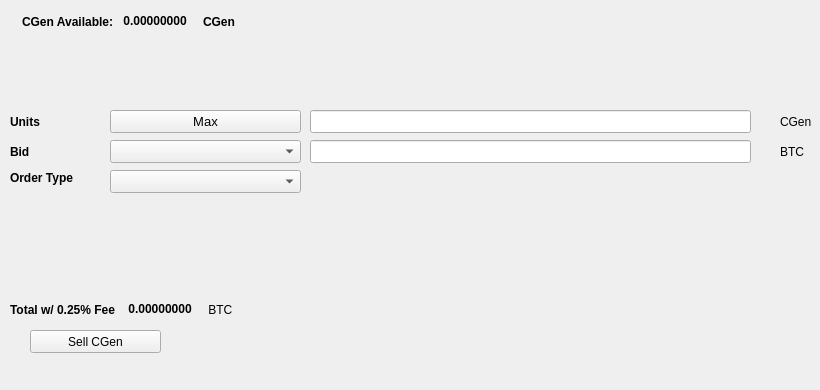
   <widget class="QWidget" name="SellTab">
    <attribute name="title">
     <string>Sell</string>
    </attribute>
    <widget class="QLabel" name="label_16">
     <property name="geometry">
      <rect>
       <x>780</x>
       <y>140</y>
       <width>31</width>
       <height>23</height>
      </rect>
     </property>
     <property name="text">
      <string>BTC</string>
     </property>
    </widget>
    <widget class="QComboBox" name="SellBidcomboBox">
     <property name="geometry">
      <rect>
       <x>110</x>
       <y>140</y>
       <width>191</width>
       <height>23</height>
      </rect>
     </property>
     <property name="font">
      <font>
       <pointsize>10</pointsize>
      </font>
     </property>
    </widget>
    <widget class="QLabel" name="label_18">
     <property name="geometry">
      <rect>
       <x>10</x>
       <y>110</y>
       <width>46</width>
       <height>23</height>
      </rect>
     </property>
     <property name="font">
      <font>
       <weight>75</weight>
       <bold>true</bold>
      </font>
     </property>
     <property name="text">
      <string>Units</string>
     </property>
    </widget>
    <widget class="QPushButton" name="Sell_Max_Amount">
     <property name="geometry">
      <rect>
       <x>110</x>
       <y>110</y>
       <width>191</width>
       <height>23</height>
      </rect>
     </property>
     <property name="font">
      <font>
       <pointsize>10</pointsize>
      </font>
     </property>
     <property name="text">
      <string>Max</string>
     </property>
    </widget>
    <widget class="QLabel" name="label_20">
     <property name="geometry">
      <rect>
       <x>10</x>
       <y>170</y>
       <width>91</width>
       <height>16</height>
      </rect>
     </property>
     <property name="font">
      <font>
       <weight>75</weight>
       <bold>true</bold>
      </font>
     </property>
     <property name="text">
      <string>Order Type</string>
     </property>
    </widget>
    <widget class="QComboBox" name="SellOrdertypeCombo">
     <property name="geometry">
      <rect>
       <x>110</x>
       <y>170</y>
       <width>191</width>
       <height>23</height>
      </rect>
     </property>
     <property name="font">
      <font>
       <pointsize>10</pointsize>
      </font>
     </property>
    </widget>
    <widget class="QLabel" name="label_21">
     <property name="geometry">
      <rect>
       <x>10</x>
       <y>140</y>
       <width>46</width>
       <height>23</height>
      </rect>
     </property>
     <property name="font">
      <font>
       <weight>75</weight>
       <bold>true</bold>
      </font>
     </property>
     <property name="text">
      <string>Bid</string>
     </property>
    </widget>
    <widget class="QLabel" name="label_22">
     <property name="geometry">
      <rect>
       <x>780</x>
       <y>110</y>
       <width>31</width>
       <height>23</height>
      </rect>
     </property>
     <property name="text">
      <string>CGen</string>
     </property>
    </widget>
    <widget class="QLineEdit" name="UnitsInputCGen">
     <property name="geometry">
      <rect>
       <x>310</x>
       <y>110</y>
       <width>441</width>
       <height>23</height>
      </rect>
     </property>
     <property name="font">
      <font>
       <pointsize>9</pointsize>
       <weight>75</weight>
       <bold>true</bold>
      </font>
     </property>
    </widget>
    <widget class="QLineEdit" name="SellBidPriceEdit">
     <property name="geometry">
      <rect>
       <x>310</x>
       <y>140</y>
       <width>441</width>
       <height>23</height>
      </rect>
     </property>
     <property name="font">
      <font>
       <pointsize>9</pointsize>
       <weight>75</weight>
       <bold>true</bold>
      </font>
     </property>
    </widget>
    <widget class="QPushButton" name="SellCGenBTN">
     <property name="geometry">
      <rect>
       <x>30</x>
       <y>330</y>
       <width>131</width>
       <height>23</height>
      </rect>
     </property>
     <property name="text">
      <string>Sell CGen</string>
     </property>
     <property name="icon">
      <iconset resource="../cgen">
       <normaloff>:/icons/bitcoin</normaloff>:/icons/bitcoin</iconset>
     </property>
    </widget>
    <widget class="QWidget" name="layoutWidget3">
     <property name="geometry">
      <rect>
       <x>22</x>
       <y>12</y>
       <width>258</width>
       <height>19</height>
      </rect>
     </property>
     <layout class="QHBoxLayout" name="horizontalLayout">
      <item>
       <widget class="QLabel" name="label232_2">
        <property name="font">
         <font>
          <weight>75</weight>
          <bold>true</bold>
         </font>
        </property>
        <property name="text">
         <string>CGen Available:</string>
        </property>
       </widget>
      </item>
      <item>
       <widget class="QLabel" name="CGenAvailableLabel">
        <property name="palette">
         <palette>
          <active>
           <colorrole role="WindowText">
            <brush brushstyle="SolidPattern">
             <color alpha="255">
              <red>0</red>
              <green>0</green>
              <blue>0</blue>
             </color>
            </brush>
           </colorrole>
           <colorrole role="Button">
            <brush brushstyle="SolidPattern">
             <color alpha="255">
              <red>0</red>
              <green>170</green>
              <blue>0</blue>
             </color>
            </brush>
           </colorrole>
           <colorrole role="Light">
            <brush brushstyle="SolidPattern">
             <color alpha="255">
              <red>0</red>
              <green>255</green>
              <blue>0</blue>
             </color>
            </brush>
           </colorrole>
           <colorrole role="Midlight">
            <brush brushstyle="SolidPattern">
             <color alpha="255">
              <red>0</red>
              <green>212</green>
              <blue>0</blue>
             </color>
            </brush>
           </colorrole>
           <colorrole role="Dark">
            <brush brushstyle="SolidPattern">
             <color alpha="255">
              <red>0</red>
              <green>85</green>
              <blue>0</blue>
             </color>
            </brush>
           </colorrole>
           <colorrole role="Mid">
            <brush brushstyle="SolidPattern">
             <color alpha="255">
              <red>0</red>
              <green>113</green>
              <blue>0</blue>
             </color>
            </brush>
           </colorrole>
           <colorrole role="Text">
            <brush brushstyle="SolidPattern">
             <color alpha="255">
              <red>0</red>
              <green>170</green>
              <blue>0</blue>
             </color>
            </brush>
           </colorrole>
           <colorrole role="BrightText">
            <brush brushstyle="SolidPattern">
             <color alpha="255">
              <red>255</red>
              <green>255</green>
              <blue>255</blue>
             </color>
            </brush>
           </colorrole>
           <colorrole role="ButtonText">
            <brush brushstyle="SolidPattern">
             <color alpha="255">
              <red>0</red>
              <green>0</green>
              <blue>0</blue>
             </color>
            </brush>
           </colorrole>
           <colorrole role="Base">
            <brush brushstyle="SolidPattern">
             <color alpha="255">
              <red>255</red>
              <green>255</green>
              <blue>255</blue>
             </color>
            </brush>
           </colorrole>
           <colorrole role="Window">
            <brush brushstyle="SolidPattern">
             <color alpha="255">
              <red>0</red>
              <green>170</green>
              <blue>0</blue>
             </color>
            </brush>
           </colorrole>
           <colorrole role="Shadow">
            <brush brushstyle="SolidPattern">
             <color alpha="255">
              <red>0</red>
              <green>0</green>
              <blue>0</blue>
             </color>
            </brush>
           </colorrole>
           <colorrole role="AlternateBase">
            <brush brushstyle="SolidPattern">
             <color alpha="255">
              <red>127</red>
              <green>212</green>
              <blue>127</blue>
             </color>
            </brush>
           </colorrole>
           <colorrole role="ToolTipBase">
            <brush brushstyle="SolidPattern">
             <color alpha="255">
              <red>255</red>
              <green>255</green>
              <blue>220</blue>
             </color>
            </brush>
           </colorrole>
           <colorrole role="ToolTipText">
            <brush brushstyle="SolidPattern">
             <color alpha="255">
              <red>0</red>
              <green>0</green>
              <blue>0</blue>
             </color>
            </brush>
           </colorrole>
          </active>
          <inactive>
           <colorrole role="WindowText">
            <brush brushstyle="SolidPattern">
             <color alpha="255">
              <red>0</red>
              <green>0</green>
              <blue>0</blue>
             </color>
            </brush>
           </colorrole>
           <colorrole role="Button">
            <brush brushstyle="SolidPattern">
             <color alpha="255">
              <red>0</red>
              <green>170</green>
              <blue>0</blue>
             </color>
            </brush>
           </colorrole>
           <colorrole role="Light">
            <brush brushstyle="SolidPattern">
             <color alpha="255">
              <red>0</red>
              <green>255</green>
              <blue>0</blue>
             </color>
            </brush>
           </colorrole>
           <colorrole role="Midlight">
            <brush brushstyle="SolidPattern">
             <color alpha="255">
              <red>0</red>
              <green>212</green>
              <blue>0</blue>
             </color>
            </brush>
           </colorrole>
           <colorrole role="Dark">
            <brush brushstyle="SolidPattern">
             <color alpha="255">
              <red>0</red>
              <green>85</green>
              <blue>0</blue>
             </color>
            </brush>
           </colorrole>
           <colorrole role="Mid">
            <brush brushstyle="SolidPattern">
             <color alpha="255">
              <red>0</red>
              <green>113</green>
              <blue>0</blue>
             </color>
            </brush>
           </colorrole>
           <colorrole role="Text">
            <brush brushstyle="SolidPattern">
             <color alpha="255">
              <red>0</red>
              <green>170</green>
              <blue>0</blue>
             </color>
            </brush>
           </colorrole>
           <colorrole role="BrightText">
            <brush brushstyle="SolidPattern">
             <color alpha="255">
              <red>255</red>
              <green>255</green>
              <blue>255</blue>
             </color>
            </brush>
           </colorrole>
           <colorrole role="ButtonText">
            <brush brushstyle="SolidPattern">
             <color alpha="255">
              <red>0</red>
              <green>0</green>
              <blue>0</blue>
             </color>
            </brush>
           </colorrole>
           <colorrole role="Base">
            <brush brushstyle="SolidPattern">
             <color alpha="255">
              <red>255</red>
              <green>255</green>
              <blue>255</blue>
             </color>
            </brush>
           </colorrole>
           <colorrole role="Window">
            <brush brushstyle="SolidPattern">
             <color alpha="255">
              <red>0</red>
              <green>170</green>
              <blue>0</blue>
             </color>
            </brush>
           </colorrole>
           <colorrole role="Shadow">
            <brush brushstyle="SolidPattern">
             <color alpha="255">
              <red>0</red>
              <green>0</green>
              <blue>0</blue>
             </color>
            </brush>
           </colorrole>
           <colorrole role="AlternateBase">
            <brush brushstyle="SolidPattern">
             <color alpha="255">
              <red>127</red>
              <green>212</green>
              <blue>127</blue>
             </color>
            </brush>
           </colorrole>
           <colorrole role="ToolTipBase">
            <brush brushstyle="SolidPattern">
             <color alpha="255">
              <red>255</red>
              <green>255</green>
              <blue>220</blue>
             </color>
            </brush>
           </colorrole>
           <colorrole role="ToolTipText">
            <brush brushstyle="SolidPattern">
             <color alpha="255">
              <red>0</red>
              <green>0</green>
              <blue>0</blue>
             </color>
            </brush>
           </colorrole>
          </inactive>
          <disabled>
           <colorrole role="WindowText">
            <brush brushstyle="SolidPattern">
             <color alpha="255">
              <red>0</red>
              <green>85</green>
              <blue>0</blue>
             </color>
            </brush>
           </colorrole>
           <colorrole role="Button">
            <brush brushstyle="SolidPattern">
             <color alpha="255">
              <red>0</red>
              <green>170</green>
              <blue>0</blue>
             </color>
            </brush>
           </colorrole>
           <colorrole role="Light">
            <brush brushstyle="SolidPattern">
             <color alpha="255">
              <red>0</red>
              <green>255</green>
              <blue>0</blue>
             </color>
            </brush>
           </colorrole>
           <colorrole role="Midlight">
            <brush brushstyle="SolidPattern">
             <color alpha="255">
              <red>0</red>
              <green>212</green>
              <blue>0</blue>
             </color>
            </brush>
           </colorrole>
           <colorrole role="Dark">
            <brush brushstyle="SolidPattern">
             <color alpha="255">
              <red>0</red>
              <green>85</green>
              <blue>0</blue>
             </color>
            </brush>
           </colorrole>
           <colorrole role="Mid">
            <brush brushstyle="SolidPattern">
             <color alpha="255">
              <red>0</red>
              <green>113</green>
              <blue>0</blue>
             </color>
            </brush>
           </colorrole>
           <colorrole role="Text">
            <brush brushstyle="SolidPattern">
             <color alpha="255">
              <red>0</red>
              <green>85</green>
              <blue>0</blue>
             </color>
            </brush>
           </colorrole>
           <colorrole role="BrightText">
            <brush brushstyle="SolidPattern">
             <color alpha="255">
              <red>255</red>
              <green>255</green>
              <blue>255</blue>
             </color>
            </brush>
           </colorrole>
           <colorrole role="ButtonText">
            <brush brushstyle="SolidPattern">
             <color alpha="255">
              <red>0</red>
              <green>85</green>
              <blue>0</blue>
             </color>
            </brush>
           </colorrole>
           <colorrole role="Base">
            <brush brushstyle="SolidPattern">
             <color alpha="255">
              <red>0</red>
              <green>170</green>
              <blue>0</blue>
             </color>
            </brush>
           </colorrole>
           <colorrole role="Window">
            <brush brushstyle="SolidPattern">
             <color alpha="255">
              <red>0</red>
              <green>170</green>
              <blue>0</blue>
             </color>
            </brush>
           </colorrole>
           <colorrole role="Shadow">
            <brush brushstyle="SolidPattern">
             <color alpha="255">
              <red>0</red>
              <green>0</green>
              <blue>0</blue>
             </color>
            </brush>
           </colorrole>
           <colorrole role="AlternateBase">
            <brush brushstyle="SolidPattern">
             <color alpha="255">
              <red>0</red>
              <green>170</green>
              <blue>0</blue>
             </color>
            </brush>
           </colorrole>
           <colorrole role="ToolTipBase">
            <brush brushstyle="SolidPattern">
             <color alpha="255">
              <red>255</red>
              <green>255</green>
              <blue>220</blue>
             </color>
            </brush>
           </colorrole>
           <colorrole role="ToolTipText">
            <brush brushstyle="SolidPattern">
             <color alpha="255">
              <red>0</red>
              <green>0</green>
              <blue>0</blue>
             </color>
            </brush>
           </colorrole>
          </disabled>
         </palette>
        </property>
        <property name="font">
         <font>
          <weight>75</weight>
          <bold>true</bold>
         </font>
        </property>
        <property name="text">
         <string> 0.00000000 </string>
        </property>
        <property name="textInteractionFlags">
         <set>Qt::LinksAccessibleByMouse|Qt::TextSelectableByKeyboard|Qt::TextSelectableByMouse</set>
        </property>
       </widget>
      </item>
      <item>
       <widget class="QLabel" name="labelCGen">
        <property name="font">
         <font>
          <weight>75</weight>
          <bold>true</bold>
         </font>
        </property>
        <property name="text">
         <string>CGen</string>
        </property>
       </widget>
      </item>
     </layout>
    </widget>
    <widget class="QWidget" name="layoutWidget">
     <property name="geometry">
      <rect>
       <x>10</x>
       <y>300</y>
       <width>268</width>
       <height>19</height>
      </rect>
     </property>
     <layout class="QHBoxLayout" name="horizontalLayout_2">
      <item>
       <widget class="QLabel" name="label_19">
        <property name="font">
         <font>
          <weight>75</weight>
          <bold>true</bold>
         </font>
        </property>
        <property name="text">
         <string>Total w/ 0.25% Fee </string>
        </property>
       </widget>
      </item>
      <item>
       <widget class="QLabel" name="SellCostLabel">
        <property name="palette">
         <palette>
          <active>
           <colorrole role="WindowText">
            <brush brushstyle="SolidPattern">
             <color alpha="255">
              <red>0</red>
              <green>0</green>
              <blue>0</blue>
             </color>
            </brush>
           </colorrole>
           <colorrole role="Button">
            <brush brushstyle="SolidPattern">
             <color alpha="255">
              <red>0</red>
              <green>170</green>
              <blue>0</blue>
             </color>
            </brush>
           </colorrole>
           <colorrole role="Light">
            <brush brushstyle="SolidPattern">
             <color alpha="255">
              <red>0</red>
              <green>255</green>
              <blue>0</blue>
             </color>
            </brush>
           </colorrole>
           <colorrole role="Midlight">
            <brush brushstyle="SolidPattern">
             <color alpha="255">
              <red>0</red>
              <green>212</green>
              <blue>0</blue>
             </color>
            </brush>
           </colorrole>
           <colorrole role="Dark">
            <brush brushstyle="SolidPattern">
             <color alpha="255">
              <red>0</red>
              <green>85</green>
              <blue>0</blue>
             </color>
            </brush>
           </colorrole>
           <colorrole role="Mid">
            <brush brushstyle="SolidPattern">
             <color alpha="255">
              <red>0</red>
              <green>113</green>
              <blue>0</blue>
             </color>
            </brush>
           </colorrole>
           <colorrole role="Text">
            <brush brushstyle="SolidPattern">
             <color alpha="255">
              <red>0</red>
              <green>170</green>
              <blue>0</blue>
             </color>
            </brush>
           </colorrole>
           <colorrole role="BrightText">
            <brush brushstyle="SolidPattern">
             <color alpha="255">
              <red>255</red>
              <green>255</green>
              <blue>255</blue>
             </color>
            </brush>
           </colorrole>
           <colorrole role="ButtonText">
            <brush brushstyle="SolidPattern">
             <color alpha="255">
              <red>0</red>
              <green>0</green>
              <blue>0</blue>
             </color>
            </brush>
           </colorrole>
           <colorrole role="Base">
            <brush brushstyle="SolidPattern">
             <color alpha="255">
              <red>255</red>
              <green>255</green>
              <blue>255</blue>
             </color>
            </brush>
           </colorrole>
           <colorrole role="Window">
            <brush brushstyle="SolidPattern">
             <color alpha="255">
              <red>0</red>
              <green>170</green>
              <blue>0</blue>
             </color>
            </brush>
           </colorrole>
           <colorrole role="Shadow">
            <brush brushstyle="SolidPattern">
             <color alpha="255">
              <red>0</red>
              <green>0</green>
              <blue>0</blue>
             </color>
            </brush>
           </colorrole>
           <colorrole role="AlternateBase">
            <brush brushstyle="SolidPattern">
             <color alpha="255">
              <red>127</red>
              <green>212</green>
              <blue>127</blue>
             </color>
            </brush>
           </colorrole>
           <colorrole role="ToolTipBase">
            <brush brushstyle="SolidPattern">
             <color alpha="255">
              <red>255</red>
              <green>255</green>
              <blue>220</blue>
             </color>
            </brush>
           </colorrole>
           <colorrole role="ToolTipText">
            <brush brushstyle="SolidPattern">
             <color alpha="255">
              <red>0</red>
              <green>0</green>
              <blue>0</blue>
             </color>
            </brush>
           </colorrole>
          </active>
          <inactive>
           <colorrole role="WindowText">
            <brush brushstyle="SolidPattern">
             <color alpha="255">
              <red>0</red>
              <green>0</green>
              <blue>0</blue>
             </color>
            </brush>
           </colorrole>
           <colorrole role="Button">
            <brush brushstyle="SolidPattern">
             <color alpha="255">
              <red>0</red>
              <green>170</green>
              <blue>0</blue>
             </color>
            </brush>
           </colorrole>
           <colorrole role="Light">
            <brush brushstyle="SolidPattern">
             <color alpha="255">
              <red>0</red>
              <green>255</green>
              <blue>0</blue>
             </color>
            </brush>
           </colorrole>
           <colorrole role="Midlight">
            <brush brushstyle="SolidPattern">
             <color alpha="255">
              <red>0</red>
              <green>212</green>
              <blue>0</blue>
             </color>
            </brush>
           </colorrole>
           <colorrole role="Dark">
            <brush brushstyle="SolidPattern">
             <color alpha="255">
              <red>0</red>
              <green>85</green>
              <blue>0</blue>
             </color>
            </brush>
           </colorrole>
           <colorrole role="Mid">
            <brush brushstyle="SolidPattern">
             <color alpha="255">
              <red>0</red>
              <green>113</green>
              <blue>0</blue>
             </color>
            </brush>
           </colorrole>
           <colorrole role="Text">
            <brush brushstyle="SolidPattern">
             <color alpha="255">
              <red>0</red>
              <green>170</green>
              <blue>0</blue>
             </color>
            </brush>
           </colorrole>
           <colorrole role="BrightText">
            <brush brushstyle="SolidPattern">
             <color alpha="255">
              <red>255</red>
              <green>255</green>
              <blue>255</blue>
             </color>
            </brush>
           </colorrole>
           <colorrole role="ButtonText">
            <brush brushstyle="SolidPattern">
             <color alpha="255">
              <red>0</red>
              <green>0</green>
              <blue>0</blue>
             </color>
            </brush>
           </colorrole>
           <colorrole role="Base">
            <brush brushstyle="SolidPattern">
             <color alpha="255">
              <red>255</red>
              <green>255</green>
              <blue>255</blue>
             </color>
            </brush>
           </colorrole>
           <colorrole role="Window">
            <brush brushstyle="SolidPattern">
             <color alpha="255">
              <red>0</red>
              <green>170</green>
              <blue>0</blue>
             </color>
            </brush>
           </colorrole>
           <colorrole role="Shadow">
            <brush brushstyle="SolidPattern">
             <color alpha="255">
              <red>0</red>
              <green>0</green>
              <blue>0</blue>
             </color>
            </brush>
           </colorrole>
           <colorrole role="AlternateBase">
            <brush brushstyle="SolidPattern">
             <color alpha="255">
              <red>127</red>
              <green>212</green>
              <blue>127</blue>
             </color>
            </brush>
           </colorrole>
           <colorrole role="ToolTipBase">
            <brush brushstyle="SolidPattern">
             <color alpha="255">
              <red>255</red>
              <green>255</green>
              <blue>220</blue>
             </color>
            </brush>
           </colorrole>
           <colorrole role="ToolTipText">
            <brush brushstyle="SolidPattern">
             <color alpha="255">
              <red>0</red>
              <green>0</green>
              <blue>0</blue>
             </color>
            </brush>
           </colorrole>
          </inactive>
          <disabled>
           <colorrole role="WindowText">
            <brush brushstyle="SolidPattern">
             <color alpha="255">
              <red>0</red>
              <green>85</green>
              <blue>0</blue>
             </color>
            </brush>
           </colorrole>
           <colorrole role="Button">
            <brush brushstyle="SolidPattern">
             <color alpha="255">
              <red>0</red>
              <green>170</green>
              <blue>0</blue>
             </color>
            </brush>
           </colorrole>
           <colorrole role="Light">
            <brush brushstyle="SolidPattern">
             <color alpha="255">
              <red>0</red>
              <green>255</green>
              <blue>0</blue>
             </color>
            </brush>
           </colorrole>
           <colorrole role="Midlight">
            <brush brushstyle="SolidPattern">
             <color alpha="255">
              <red>0</red>
              <green>212</green>
              <blue>0</blue>
             </color>
            </brush>
           </colorrole>
           <colorrole role="Dark">
            <brush brushstyle="SolidPattern">
             <color alpha="255">
              <red>0</red>
              <green>85</green>
              <blue>0</blue>
             </color>
            </brush>
           </colorrole>
           <colorrole role="Mid">
            <brush brushstyle="SolidPattern">
             <color alpha="255">
              <red>0</red>
              <green>113</green>
              <blue>0</blue>
             </color>
            </brush>
           </colorrole>
           <colorrole role="Text">
            <brush brushstyle="SolidPattern">
             <color alpha="255">
              <red>0</red>
              <green>85</green>
              <blue>0</blue>
             </color>
            </brush>
           </colorrole>
           <colorrole role="BrightText">
            <brush brushstyle="SolidPattern">
             <color alpha="255">
              <red>255</red>
              <green>255</green>
              <blue>255</blue>
             </color>
            </brush>
           </colorrole>
           <colorrole role="ButtonText">
            <brush brushstyle="SolidPattern">
             <color alpha="255">
              <red>0</red>
              <green>85</green>
              <blue>0</blue>
             </color>
            </brush>
           </colorrole>
           <colorrole role="Base">
            <brush brushstyle="SolidPattern">
             <color alpha="255">
              <red>0</red>
              <green>170</green>
              <blue>0</blue>
             </color>
            </brush>
           </colorrole>
           <colorrole role="Window">
            <brush brushstyle="SolidPattern">
             <color alpha="255">
              <red>0</red>
              <green>170</green>
              <blue>0</blue>
             </color>
            </brush>
           </colorrole>
           <colorrole role="Shadow">
            <brush brushstyle="SolidPattern">
             <color alpha="255">
              <red>0</red>
              <green>0</green>
              <blue>0</blue>
             </color>
            </brush>
           </colorrole>
           <colorrole role="AlternateBase">
            <brush brushstyle="SolidPattern">
             <color alpha="255">
              <red>0</red>
              <green>170</green>
              <blue>0</blue>
             </color>
            </brush>
           </colorrole>
           <colorrole role="ToolTipBase">
            <brush brushstyle="SolidPattern">
             <color alpha="255">
              <red>255</red>
              <green>255</green>
              <blue>220</blue>
             </color>
            </brush>
           </colorrole>
           <colorrole role="ToolTipText">
            <brush brushstyle="SolidPattern">
             <color alpha="255">
              <red>0</red>
              <green>0</green>
              <blue>0</blue>
             </color>
            </brush>
           </colorrole>
          </disabled>
         </palette>
        </property>
        <property name="font">
         <font>
          <weight>75</weight>
          <bold>true</bold>
         </font>
        </property>
        <property name="autoFillBackground">
         <bool>false</bool>
        </property>
        <property name="text">
         <string> 0.00000000</string>
        </property>
        <property name="textInteractionFlags">
         <set>Qt::LinksAccessibleByMouse|Qt::TextSelectableByMouse</set>
        </property>
       </widget>
      </item>
      <item>
       <widget class="QLabel" name="label_17">
        <property name="font">
         <font>
          <weight>50</weight>
          <bold>false</bold>
         </font>
        </property>
        <property name="text">
         <string> BTC</string>
        </property>
       </widget>
      </item>
     </layout>
    </widget>
    <widget class="QLabel" name="label_23">
     <property name="geometry">
      <rect>
       <x>460</x>
       <y>300</y>
       <width>281</width>
       <height>81</height>
      </rect>
     </property>
     <property name="text">
      <string/>
     </property>
     <property name="pixmap">
      <pixmap>:/images/bittrex</pixmap>
     </property>
    </widget>
   </widget>
